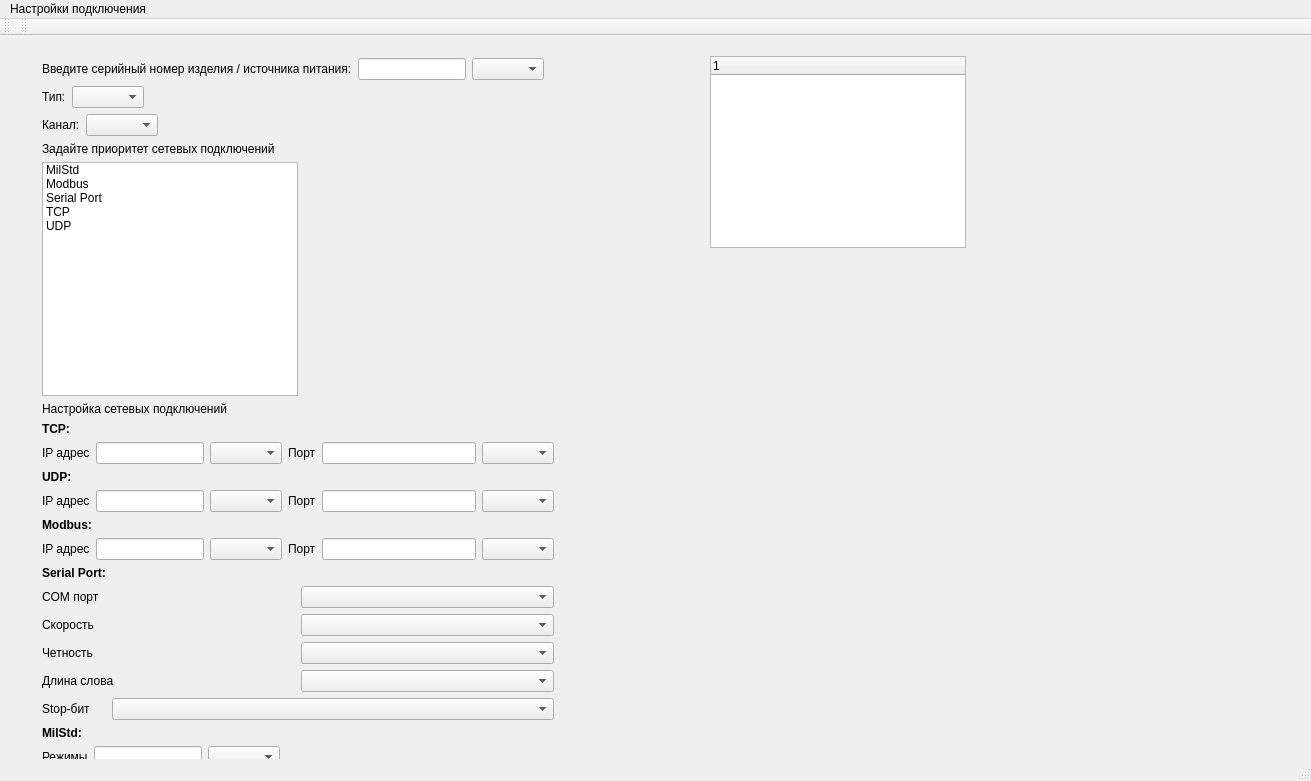
<?xml version="1.0" encoding="UTF-8"?>
<ui version="4.0">
 <class>MainWindow</class>
 <widget class="QMainWindow" name="MainWindow">
  <property name="geometry">
   <rect>
    <x>0</x>
    <y>0</y>
    <width>1311</width>
    <height>781</height>
   </rect>
  </property>
  <property name="windowTitle">
   <string>MainWindow</string>
  </property>
  <widget class="QWidget" name="centralWidget">
   <widget class="QTreeWidget" name="settingsTree">
    <property name="geometry">
     <rect>
      <x>710</x>
      <y>20</y>
      <width>256</width>
      <height>192</height>
     </rect>
    </property>
    <column>
     <property name="text">
      <string notr="true">1</string>
     </property>
    </column>
   </widget>
   <widget class="QWidget" name="layoutWidget">
    <property name="geometry">
     <rect>
      <x>31</x>
      <y>11</y>
      <width>534</width>
      <height>844</height>
     </rect>
    </property>
    <layout class="QGridLayout" name="gridLayout_2">
     <item row="0" column="0">
      <layout class="QFormLayout" name="formLayout">
       <item row="0" column="0">
        <layout class="QHBoxLayout" name="horizontalLayout">
         <item>
          <widget class="QLabel" name="enterSerialNumberLabel">
           <property name="text">
            <string>Введите серийный номер изделия / источника питания:</string>
           </property>
          </widget>
         </item>
         <item>
          <widget class="QLineEdit" name="serialNumberLineEdit"/>
         </item>
         <item>
          <widget class="QComboBox" name="serialNumberComboBox">
           <property name="minimumSize">
            <size>
             <width>69</width>
             <height>22</height>
            </size>
           </property>
          </widget>
         </item>
        </layout>
       </item>
       <item row="1" column="0">
        <layout class="QHBoxLayout" name="horizontalLayout_17">
         <item>
          <widget class="QLabel" name="productTypeLabel">
           <property name="text">
            <string>Тип:</string>
           </property>
          </widget>
         </item>
         <item>
          <widget class="QComboBox" name="boxProductType"/>
         </item>
        </layout>
       </item>
       <item row="2" column="0">
        <layout class="QHBoxLayout" name="horizontalLayout_16">
         <item>
          <widget class="QLabel" name="label_4">
           <property name="text">
            <string>Канал:</string>
           </property>
          </widget>
         </item>
         <item>
          <widget class="QComboBox" name="boxChannelOfDevice"/>
         </item>
        </layout>
       </item>
      </layout>
     </item>
     <item row="1" column="0">
      <layout class="QFormLayout" name="formLayout_2">
       <item row="0" column="0">
        <widget class="QLabel" name="setPriorityOfNetworkConnection">
         <property name="text">
          <string>Задайте приоритет сетевых подключений</string>
         </property>
        </widget>
       </item>
       <item row="1" column="0">
        <widget class="QListWidget" name="listOfNetworkConnections">
         <property name="dragEnabled">
          <bool>false</bool>
         </property>
         <property name="dragDropMode">
          <enum>QAbstractItemView::InternalMove</enum>
         </property>
         <property name="currentRow">
          <number>-1</number>
         </property>
         <property name="sortingEnabled">
          <bool>true</bool>
         </property>
         <item>
          <property name="text">
           <string>MilStd</string>
          </property>
         </item>
         <item>
          <property name="text">
           <string>Modbus</string>
          </property>
         </item>
         <item>
          <property name="text">
           <string>Serial Port</string>
          </property>
         </item>
         <item>
          <property name="text">
           <string>TCP</string>
          </property>
         </item>
         <item>
          <property name="text">
           <string>UDP</string>
          </property>
         </item>
        </widget>
       </item>
      </layout>
     </item>
     <item row="2" column="0">
      <layout class="QGridLayout" name="gridLayout">
       <item row="3" column="0">
        <layout class="QFormLayout" name="formLayout_5">
         <item row="0" column="0">
          <widget class="QLabel" name="label_10">
           <property name="font">
            <font>
             <bold>true</bold>
            </font>
           </property>
           <property name="text">
            <string>Modbus:</string>
           </property>
          </widget>
         </item>
         <item row="1" column="0">
          <layout class="QHBoxLayout" name="horizontalLayout_11">
           <item>
            <widget class="QLabel" name="label_11">
             <property name="text">
              <string>IP адрес</string>
             </property>
            </widget>
           </item>
           <item>
            <widget class="QLineEdit" name="ModBusIPLineEdit">
             <property name="tabletTracking">
              <bool>false</bool>
             </property>
             <property name="dragEnabled">
              <bool>false</bool>
             </property>
            </widget>
           </item>
           <item>
            <widget class="QComboBox" name="ModBusIPComboBox"/>
           </item>
          </layout>
         </item>
         <item row="1" column="1">
          <layout class="QHBoxLayout" name="horizontalLayout_10">
           <item>
            <widget class="QLabel" name="label_12">
             <property name="text">
              <string>Порт</string>
             </property>
            </widget>
           </item>
           <item>
            <widget class="QLineEdit" name="ModBusPortLineEdit"/>
           </item>
           <item>
            <widget class="QComboBox" name="ModBusPortComboBox"/>
           </item>
          </layout>
         </item>
        </layout>
       </item>
       <item row="7" column="0">
        <layout class="QHBoxLayout" name="horizontalLayout_18">
         <item>
          <widget class="QPushButton" name="saveSettingsButton">
           <property name="text">
            <string>Сохранить настройки</string>
           </property>
          </widget>
         </item>
         <item>
          <widget class="QPushButton" name="connectionTestButton">
           <property name="text">
            <string>Проверка подключения</string>
           </property>
          </widget>
         </item>
        </layout>
       </item>
       <item row="2" column="0">
        <layout class="QFormLayout" name="formLayout_4">
         <item row="0" column="0">
          <widget class="QLabel" name="label_7">
           <property name="font">
            <font>
             <bold>true</bold>
            </font>
           </property>
           <property name="text">
            <string>UDP:</string>
           </property>
          </widget>
         </item>
         <item row="1" column="0">
          <layout class="QHBoxLayout" name="horizontalLayout_13">
           <item>
            <widget class="QLabel" name="label_8">
             <property name="text">
              <string>IP адрес</string>
             </property>
            </widget>
           </item>
           <item>
            <widget class="QLineEdit" name="UDPIPLineEdit">
             <property name="tabletTracking">
              <bool>false</bool>
             </property>
             <property name="dragEnabled">
              <bool>false</bool>
             </property>
            </widget>
           </item>
           <item>
            <widget class="QComboBox" name="UDPIPComboBox"/>
           </item>
          </layout>
         </item>
         <item row="1" column="1">
          <layout class="QHBoxLayout" name="horizontalLayout_12">
           <item>
            <widget class="QLabel" name="label_9">
             <property name="text">
              <string>Порт</string>
             </property>
            </widget>
           </item>
           <item>
            <widget class="QLineEdit" name="UDPPortLineEdit"/>
           </item>
           <item>
            <widget class="QComboBox" name="UDPPortComboBox"/>
           </item>
          </layout>
         </item>
        </layout>
       </item>
       <item row="4" column="0">
        <layout class="QFormLayout" name="formLayout_6">
         <item row="0" column="0">
          <widget class="QLabel" name="label_15">
           <property name="font">
            <font>
             <bold>true</bold>
            </font>
           </property>
           <property name="text">
            <string>Serial Port:</string>
           </property>
          </widget>
         </item>
         <item row="1" column="0" colspan="2">
          <layout class="QHBoxLayout" name="horizontalLayout_5">
           <item>
            <widget class="QLabel" name="label_20">
             <property name="text">
              <string>COM порт</string>
             </property>
            </widget>
           </item>
           <item>
            <widget class="QComboBox" name="boxCOMPort"/>
           </item>
          </layout>
         </item>
         <item row="2" column="0" colspan="2">
          <layout class="QHBoxLayout" name="horizontalLayout_8">
           <item>
            <widget class="QLabel" name="label_21">
             <property name="text">
              <string>Скорость</string>
             </property>
            </widget>
           </item>
           <item>
            <widget class="QComboBox" name="boxBaudRate"/>
           </item>
          </layout>
         </item>
         <item row="3" column="0" colspan="2">
          <layout class="QHBoxLayout" name="horizontalLayout_7">
           <item>
            <widget class="QLabel" name="label_22">
             <property name="text">
              <string>Четность</string>
             </property>
            </widget>
           </item>
           <item>
            <widget class="QComboBox" name="boxParity"/>
           </item>
          </layout>
         </item>
         <item row="4" column="0" colspan="2">
          <layout class="QHBoxLayout" name="horizontalLayout_6">
           <item>
            <widget class="QLabel" name="label_23">
             <property name="text">
              <string>Длина слова</string>
             </property>
            </widget>
           </item>
           <item>
            <widget class="QComboBox" name="boxDataBits"/>
           </item>
          </layout>
         </item>
         <item row="5" column="0">
          <widget class="QLabel" name="label_24">
           <property name="text">
            <string>Stop-бит</string>
           </property>
          </widget>
         </item>
         <item row="5" column="1">
          <widget class="QComboBox" name="boxStopBits"/>
         </item>
        </layout>
       </item>
       <item row="1" column="0">
        <layout class="QFormLayout" name="formLayout_3">
         <item row="0" column="0">
          <widget class="QLabel" name="label_6">
           <property name="font">
            <font>
             <bold>true</bold>
            </font>
           </property>
           <property name="text">
            <string>TCP:</string>
           </property>
          </widget>
         </item>
         <item row="1" column="0">
          <layout class="QHBoxLayout" name="horizontalLayout_15">
           <item>
            <widget class="QLabel" name="label">
             <property name="text">
              <string>IP адрес</string>
             </property>
            </widget>
           </item>
           <item>
            <widget class="QLineEdit" name="TCPIPLineEdit">
             <property name="tabletTracking">
              <bool>false</bool>
             </property>
             <property name="dragEnabled">
              <bool>false</bool>
             </property>
            </widget>
           </item>
           <item>
            <widget class="QComboBox" name="TCPIPComboBox"/>
           </item>
          </layout>
         </item>
         <item row="1" column="1">
          <layout class="QHBoxLayout" name="horizontalLayout_14">
           <item>
            <widget class="QLabel" name="label_3">
             <property name="text">
              <string>Порт</string>
             </property>
            </widget>
           </item>
           <item>
            <widget class="QLineEdit" name="TCPPortLineEdit"/>
           </item>
           <item>
            <widget class="QComboBox" name="TCPPortComboBox"/>
           </item>
          </layout>
         </item>
        </layout>
       </item>
       <item row="6" column="0">
        <layout class="QHBoxLayout" name="horizontalLayout_19">
         <item>
          <widget class="QLabel" name="label_5">
           <property name="text">
            <string>Проверка подключения:</string>
           </property>
          </widget>
         </item>
         <item>
          <widget class="QLineEdit" name="outputLineEdit"/>
         </item>
        </layout>
       </item>
       <item row="0" column="0">
        <widget class="QLabel" name="label_2">
         <property name="text">
          <string>Настройка сетевых подключений</string>
         </property>
        </widget>
       </item>
       <item row="5" column="0">
        <layout class="QFormLayout" name="formLayout_7">
         <item row="0" column="0">
          <widget class="QLabel" name="label_25">
           <property name="font">
            <font>
             <bold>true</bold>
            </font>
           </property>
           <property name="text">
            <string>MilStd:</string>
           </property>
          </widget>
         </item>
         <item row="1" column="0">
          <layout class="QHBoxLayout" name="horizontalLayout_4">
           <item>
            <widget class="QLabel" name="label_26">
             <property name="text">
              <string>Режимы</string>
             </property>
            </widget>
           </item>
           <item>
            <widget class="QLineEdit" name="milSTDModeLineEdit">
             <property name="tabletTracking">
              <bool>false</bool>
             </property>
             <property name="dragEnabled">
              <bool>false</bool>
             </property>
            </widget>
           </item>
           <item>
            <widget class="QComboBox" name="milSTDModeComboBox"/>
           </item>
          </layout>
         </item>
         <item row="2" column="0">
          <layout class="QHBoxLayout" name="horizontalLayout_3">
           <item>
            <widget class="QLabel" name="label_28">
             <property name="text">
              <string>N устройства</string>
             </property>
            </widget>
           </item>
           <item>
            <widget class="QLineEdit" name="milSTDDeviceNumberLineEdit"/>
           </item>
           <item>
            <widget class="QComboBox" name="milSTDDeviceNumberComboBox"/>
           </item>
          </layout>
         </item>
         <item row="3" column="0">
          <layout class="QHBoxLayout" name="horizontalLayout_2">
           <item>
            <widget class="QLabel" name="label_30">
             <property name="text">
              <string>N канала</string>
             </property>
            </widget>
           </item>
           <item>
            <widget class="QLineEdit" name="milSTDChannelNumberLineEdit"/>
           </item>
           <item>
            <widget class="QComboBox" name="milSTDChannelNumberComboBox"/>
           </item>
          </layout>
         </item>
        </layout>
       </item>
      </layout>
     </item>
    </layout>
   </widget>
  </widget>
  <widget class="QMenuBar" name="menuBar">
   <property name="geometry">
    <rect>
     <x>0</x>
     <y>0</y>
     <width>1311</width>
     <height>22</height>
    </rect>
   </property>
   <widget class="QMenu" name="menu">
    <property name="title">
     <string>Настройки подключения</string>
    </property>
   </widget>
   <addaction name="menu"/>
  </widget>
  <widget class="QToolBar" name="mainToolBar">
   <attribute name="toolBarArea">
    <enum>TopToolBarArea</enum>
   </attribute>
   <attribute name="toolBarBreak">
    <bool>false</bool>
   </attribute>
  </widget>
  <widget class="QToolBar" name="toolBar">
   <property name="windowTitle">
    <string>toolBar</string>
   </property>
   <attribute name="toolBarArea">
    <enum>TopToolBarArea</enum>
   </attribute>
   <attribute name="toolBarBreak">
    <bool>false</bool>
   </attribute>
  </widget>
  <widget class="QStatusBar" name="statusBar"/>
 </widget>
 <layoutdefault spacing="6" margin="11"/>
 <resources/>
 <connections/>
</ui>
